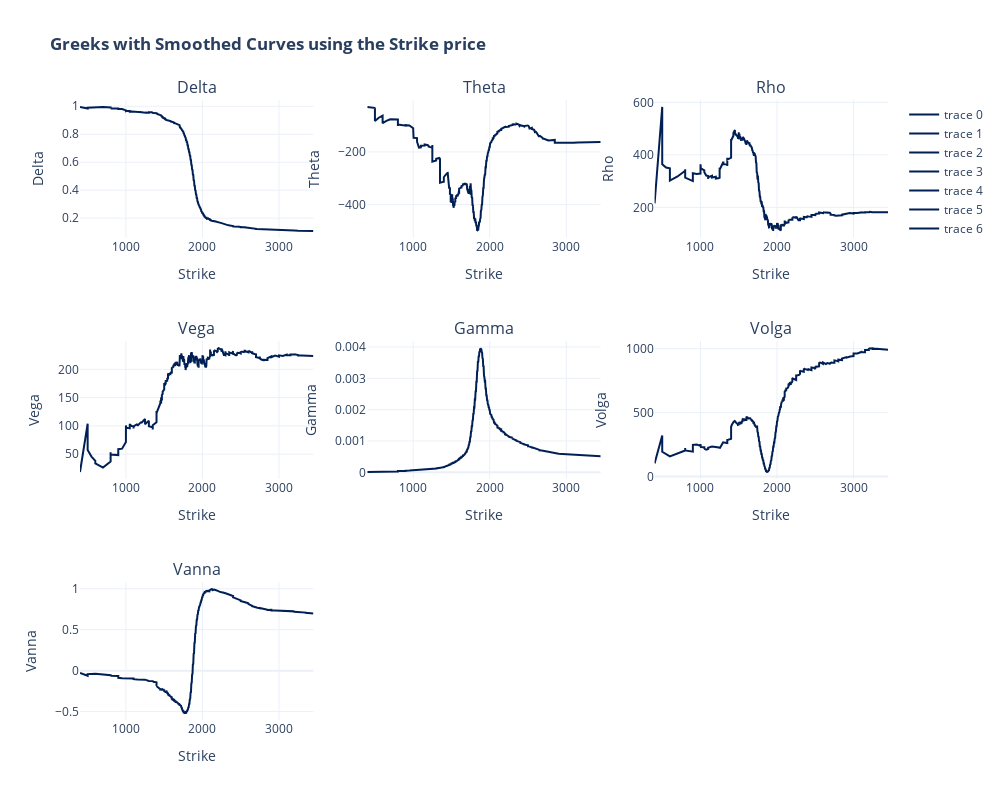

The notebook cell this image was saved under:
### Markdown cell above
* The delta shows that ITM options have higher deltas then OTM options, in fact, this is expected because the delta can also be represented as the probability of a options expire ITM;
* The theta is negative for both ITM and OTM options, especilly for OTM options with more negative values. This is because ITM options already have intrinsic value, reducing the impact of time decay on their overall value. OTM options, on the other hand, have higher Theta values and are more affected by time decay due to their higher likelihood of expiring worthless if they remain out of the money.
* For the vega, ITM option have higher value than OTM, meaning that changes in implied volatility have a more significant impact on the value of ITM options. This is because ITM options have a higher likelihood of being exercised and, therefore, their value is more influenced by changes in volatility.
* In term of the rho, both ITM and OTM options benefit with rising interest rates.
* ITM options exhibit higher Gamma values, meaning their Delta and value change more rapidly in response to changes in the underlying asset's price. OTM options, on the other hand, have lower Gamma values and are less affected by small changes in the underlying price.
* OTM options show higher volgas than ITM, meaning their Vega and value change more rapidly in response to changes in implied volatility.
* ITM options have higher Vanna values compared to OTM options. This means that as implied volatility changes, ITM options experience larger shifts in their Delta, resulting in a more significant impact on their value.

### Code cell
# Define the column names for the Greeks
greek_columns = ['Delta', 'Theta', 'Rho', 'Vega', 'Gamma', 'Volga', 'Vanna']

# Create subplots using Plotly
fig = make_subplots(rows=3, cols=3, subplot_titles=greek_columns)

# Define colors for curves
color = 'rgb(0, 31, 85)'  # You can change the color to your preference

# Loop through the column names and plot each Greek in a subplot
for i, column in enumerate(greek_columns):
    # Calculate the subplot coordinates
    row = i // 3 + 1
    col = i % 3 + 1
    
    # Sort the DataFrame by strike price and drop NaN values
    df_sorted = df_calls.sort_values('Strike').dropna(subset=[column])
    
    # Apply rolling average with a window of 250 to smooth the data
    rolling_window = 250
    smoothed_df = df_sorted[column].rolling(window=rolling_window, min_periods=1).mean()
    
    # Plot the curve with rolling average as a line plot
    fig.add_trace(go.Scatter(x=df_sorted['Strike'], y=smoothed_df, line=dict(color=color, width=2), mode='lines',
                             hovertemplate='Share Price: %{text}<br>%{y}: %{y:.4f}<extra></extra>',
                             text=df_sorted['Price_underlying']),
                  row=row, col=col)
    
    # Set subplot titles and axis labels
    fig.update_xaxes(title_text='Strike', row=row, col=col)
    fig.update_yaxes(title_text=column, row=row, col=col)

# Update layout properties for aesthetics
fig.update_layout(
    title='<b>Greeks with Smoothed Curves using the Strike price<b>',
    height=800,
    width=1000,
    hovermode='x',
    template='plotly_white'
)

# Display the plot
fig.show()

### Figure 1 — Plotly figure (JSON) as saved in the notebook; plotly's stock layout.template omitted (floating-point values rounded to 4 significant figures; data arrays with more than 128 entries replaced by an {"elided": "..."} marker saying what was removed)
{"data": [{"hovertemplate": "Share Price: %{text}<br>%{y}: %{y:.4f}<extra></extra>", "line": {"color": "rgb(0, 31, 85)", "width": 2}, "mode": "lines", "text": {"elided": "1333 float values"}, "type": "scatter", "x": {"elided": "1333 int values"}, "xaxis": "x", "y": {"elided": "1333 float values"}, "yaxis": "y"}, {"hovertemplate": "Share Price: %{text}<br>%{y}: %{y:.4f}<extra></extra>", "line": {"color": "rgb(0, 31, 85)", "width": 2}, "mode": "lines", "text": {"elided": "1333 float values"}, "type": "scatter", "x": {"elided": "1333 int values"}, "xaxis": "x2", "y": {"elided": "1333 float values"}, "yaxis": "y2"}, {"hovertemplate": "Share Price: %{text}<br>%{y}: %{y:.4f}<extra></extra>", "line": {"color": "rgb(0, 31, 85)", "width": 2}, "mode": "lines", "text": {"elided": "1333 float values"}, "type": "scatter", "x": {"elided": "1333 int values"}, "xaxis": "x3", "y": {"elided": "1333 float values"}, "yaxis": "y3"}, {"hovertemplate": "Share Price: %{text}<br>%{y}: %{y:.4f}<extra></extra>", "line": {"color": "rgb(0, 31, 85)", "width": 2}, "mode": "lines", "text": {"elided": "1333 float values"}, "type": "scatter", "x": {"elided": "1333 int values"}, "xaxis": "x4", "y": {"elided": "1333 float values"}, "yaxis": "y4"}, {"hovertemplate": "Share Price: %{text}<br>%{y}: %{y:.4f}<extra></extra>", "line": {"color": "rgb(0, 31, 85)", "width": 2}, "mode": "lines", "text": {"elided": "1291 float values"}, "type": "scatter", "x": {"elided": "1291 int values"}, "xaxis": "x5", "y": {"elided": "1291 float values"}, "yaxis": "y5"}, {"hovertemplate": "Share Price: %{text}<br>%{y}: %{y:.4f}<extra></extra>", "line": {"color": "rgb(0, 31, 85)", "width": 2}, "mode": "lines", "text": {"elided": "1291 float values"}, "type": "scatter", "x": {"elided": "1291 int values"}, "xaxis": "x6", "y": {"elided": "1291 float values"}, "yaxis": "y6"}, {"hovertemplate": "Share Price: %{text}<br>%{y}: %{y:.4f}<extra></extra>", "line": {"color": "rgb(0, 31, 85)", "width": 2}, "mode": "lines", "text": {"elided": "1291 float values"}, "type": "scatter", "x": {"elided": "1291 int values"}, "xaxis": "x7", "y": {"elided": "1291 float values"}, "yaxis": "y7"}], "layout": {"annotations": [{"font": {"size": 16}, "showarrow": false, "text": "Delta", "x": 0.1444, "xanchor": "center", "xref": "paper", "y": 1, "yanchor": "bottom", "yref": "paper"}, {"font": {"size": 16}, "showarrow": false, "text": "Theta", "x": 0.5, "xanchor": "center", "xref": "paper", "y": 1, "yanchor": "bottom", "yref": "paper"}, {"font": {"size": 16}, "showarrow": false, "text": "Rho", "x": 0.8556, "xanchor": "center", "xref": "paper", "y": 1, "yanchor": "bottom", "yref": "paper"}, {"font": {"size": 16}, "showarrow": false, "text": "Vega", "x": 0.1444, "xanchor": "center", "xref": "paper", "y": 0.6111, "yanchor": "bottom", "yref": "paper"}, {"font": {"size": 16}, "showarrow": false, "text": "Gamma", "x": 0.5, "xanchor": "center", "xref": "paper", "y": 0.6111, "yanchor": "bottom", "yref": "paper"}, {"font": {"size": 16}, "showarrow": false, "text": "Volga", "x": 0.8556, "xanchor": "center", "xref": "paper", "y": 0.6111, "yanchor": "bottom", "yref": "paper"}, {"font": {"size": 16}, "showarrow": false, "text": "Vanna", "x": 0.1444, "xanchor": "center", "xref": "paper", "y": 0.2222, "yanchor": "bottom", "yref": "paper"}], "height": 800, "hovermode": "x", "title": {"text": "<b>Greeks with Smoothed Curves using the Strike price<b>"}, "width": 1000, "xaxis": {"anchor": "y", "domain": [0, 0.2889], "title": {"text": "Strike"}}, "xaxis2": {"anchor": "y2", "domain": [0.3556, 0.6444], "title": {"text": "Strike"}}, "xaxis3": {"anchor": "y3", "domain": [0.7111, 1], "title": {"text": "Strike"}}, "xaxis4": {"anchor": "y4", "domain": [0, 0.2889], "title": {"text": "Strike"}}, "xaxis5": {"anchor": "y5", "domain": [0.3556, 0.6444], "title": {"text": "Strike"}}, "xaxis6": {"anchor": "y6", "domain": [0.7111, 1], "title": {"text": "Strike"}}, "xaxis7": {"anchor": "y7", "domain": [0, 0.2889], "title": {"text": "Strike"}}, "xaxis8": {"anchor": "y8", "domain": [0.3556, 0.6444]}, "xaxis9": {"anchor": "y9", "domain": [0.7111, 1]}, "yaxis": {"anchor": "x", "domain": [0.7778, 1], "title": {"text": "Delta"}}, "yaxis2": {"anchor": "x2", "domain": [0.7778, 1], "title": {"text": "Theta"}}, "yaxis3": {"anchor": "x3", "domain": [0.7778, 1], "title": {"text": "Rho"}}, "yaxis4": {"anchor": "x4", "domain": [0.3889, 0.6111], "title": {"text": "Vega"}}, "yaxis5": {"anchor": "x5", "domain": [0.3889, 0.6111], "title": {"text": "Gamma"}}, "yaxis6": {"anchor": "x6", "domain": [0.3889, 0.6111], "title": {"text": "Volga"}}, "yaxis7": {"anchor": "x7", "domain": [0, 0.2222], "title": {"text": "Vanna"}}, "yaxis8": {"anchor": "x8", "domain": [0, 0.2222]}, "yaxis9": {"anchor": "x9", "domain": [0, 0.2222]}}}
